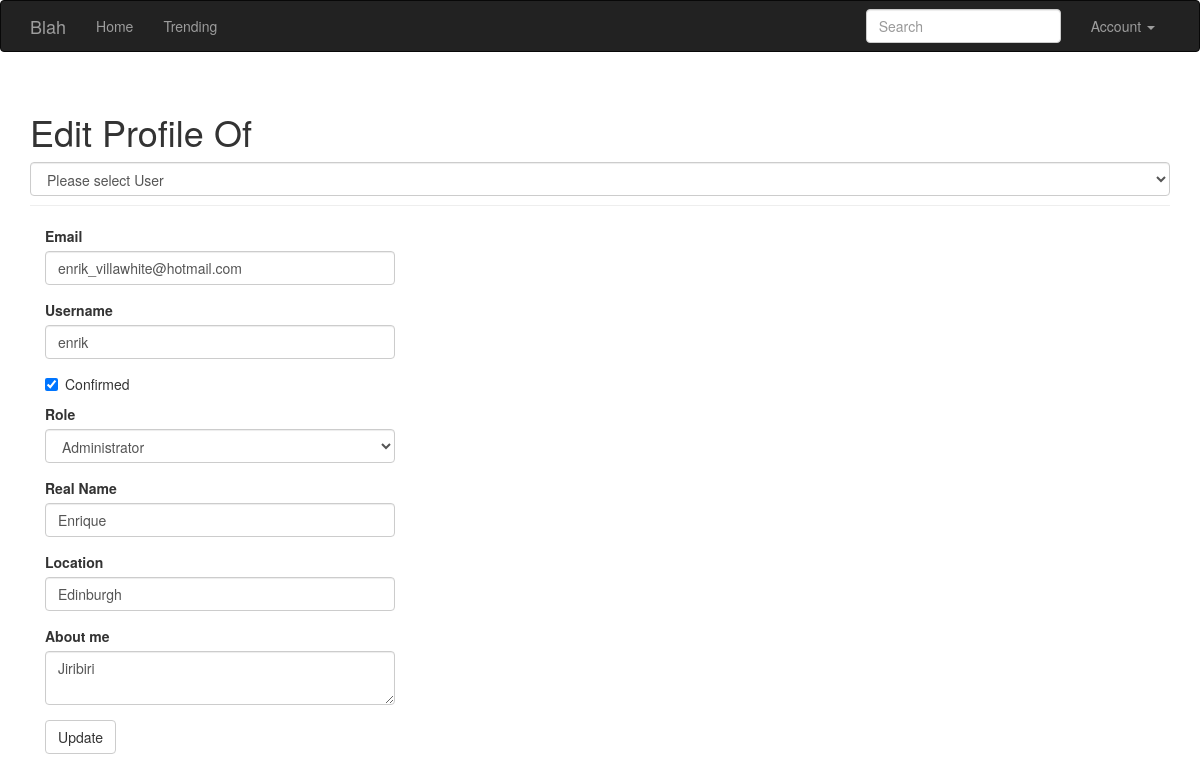
The page /edit-profile/2 (signed in) on the database its author committed.
### app/models.py (models this page shows, shortened)
class User(UserMixin, db.Model):
    __tablename__ = 'users'
    id = db.Column(db.Integer, primary_key=True)
    email = db.Column(db.String(64), unique=True, index=True)
    username = db.Column(db.String(64), unique=True, index=True)
    role_id = db.Column(db.Integer, db.ForeignKey('roles.id'))
    password_hash = db.Column(db.String(128))
    confirmed = db.Column(db.Boolean, default=False)
    name = db.Column(db.String(64))
    location = db.Column(db.String(64))
    about_me = db.Column(db.Text())
    member_since = db.Column(db.DateTime(), default=datetime.utcnow)
    last_seen = db.Column(db.DateTime(), default=datetime.utcnow)
    avatar_hash = db.Column(db.String(32))
    posts = db.relationship('Post', backref='author', lazy='dynamic')
    followed = db.relationship('Follow',
                               foreign_keys=[Follow.follower_id],
                               backref=db.backref('follower', lazy='joined'),
                               lazy='dynamic',
                               cascade='all, delete-orphan')
    followers = db.relationship('Follow',
                                foreign_keys=[Follow.followed_id],
                                backref=db.backref('followed', lazy='joined'),
                                lazy='dynamic',
                                cascade='all, delete-orphan')
    @property
    def password(self):
        raise AttributeError('Password is not a readable attribute')
    def ping(self):
        self.last_seen = datetime.utcnow()
        db.session.add(self)
    def can(self, perm):
        return self.role is not None and self.role.has_permission(perm)
    def is_administrator(self):
        return self.can(Permission.ADMIN)

### app/main/views.py (the view, shortened to what this page needs)
@main.route('/edit-profile/<int:id>', methods=['GET', 'POST'])
@login_required
@admin_required
def edit_profile_admin(id):
    allUsers = User.query.all()
    user = User.query.get_or_404(id)
    form = EditProfileAdminForm(user=user)
    form.email.data = user.email
    form.username.data = user.username
    form.confirmed.data = user.confirmed
    form.role.data = user.role_id
    form.name.data = user.name
    form.location.data = user.location
    form.about_me.data = user.about_me
    return render_template('edit_profile.html', form=form, user=user, allUsers=allUsers)

### app/main/forms.py (shortened to what this page needs)
class SearchForm(FlaskForm):
    q = StringField(_l('Search'), validators=[DataRequired()])
    def __init__(self, *args, **kwargs):
        if 'formdata' not in kwargs:
            kwargs['formdata'] = request.args
        if 'csrf_enabled' not in kwargs:
            kwargs['csrf_enabled'] = False
        super(SearchForm, self).__init__(*args, **kwargs)

class EditProfileAdminForm(FlaskForm):
    email = StringField('Email', validators=[DataRequired(), Length(1, 64),
                                             Email()])
    username = StringField('Username', validators=[
        DataRequired(), Length(1, 64),
        Regexp('^[A-Za-z][A-Za-z0-9_.]*$', 0,
               'Usernames must have only letters, numbers, dots or '
               'underscores')])
    confirmed = BooleanField('Confirmed')
    role = SelectField('Role', coerce=int)
    name = StringField('Real Name', validators=[Length(0, 64)])
    location = StringField('Location', validators=[Length(0, 64)])
    about_me = TextAreaField('About me')
    submit = SubmitField('Update')
    def __init__(self, user, *args, **kwargs):
        super(EditProfileAdminForm, self).__init__(*args, **kwargs)
        self.role.choices = [(role.id, role.name)
                             for role in Role.query.order_by(Role.name).all()]
        self.user = user

### app/auth/views.py (called while the page is built)
@auth.before_app_request
def before_request():
    if current_user.is_authenticated:
        current_user.ping()
        if not current_user.confirmed \
                and request.endpoint \
                and request.blueprint != 'auth' \
                and request.endpoint != 'static':
            return redirect(url_for('auth.unconfirmed'))

### app/main/__init__.py (called while the page is built)
@main.app_context_processor
def inject_permissions():
    return dict(Permission=Permission)

### app/main/views.py (called while the page is built)
@main.before_app_request
def before_request():
    current_user.last_seen = datetime.utcnow()
    db.session.commit()
    g.search_form = SearchForm()
    g.locale = str(get_locale())

### app/models.py (called while the page is built)
@login_manager.user_loader
def load_user(user_id):
    return User.query.get(int(user_id))

    @classmethod
    def before_commit(cls, session):
        session._changes = {
            'add': list(session.new),
            'update': list(session.dirty),
            'delete': list(session.deleted)
        }

    def has_permission(self, perm):
        return self.permissions & perm == perm

### app/templates/edit_profile.html (shortened to what this page needs)
{% extends "base.html" %}
{% import "bootstrap/wtf.html" as wtf %}
{% block page_content %}
<div class="page-header">
    {% if current_user.is_administrator() and allUsers %}
    <h1>Edit Profile Of</h1>
    <select class="form-control" name= users method="GET" action="/" onchange="location = this.options[this.selectedIndex].value;">
      <option>Please select User</option>
    </select>
    {% else %}
    <h1>Edit Your Profile</h1>
    {% endif %}
</div>
<div class="col-md-4">
    {{ wtf.quick_form(form) }}
</div>
{% endblock %}

### rows shown on the page
User: email "enrik_villawhite@hotmail.com", username "enrik", confirmed "☑", role "Administrator", name "Enrique", location "Edinburgh", about_me "Jiribiri"
